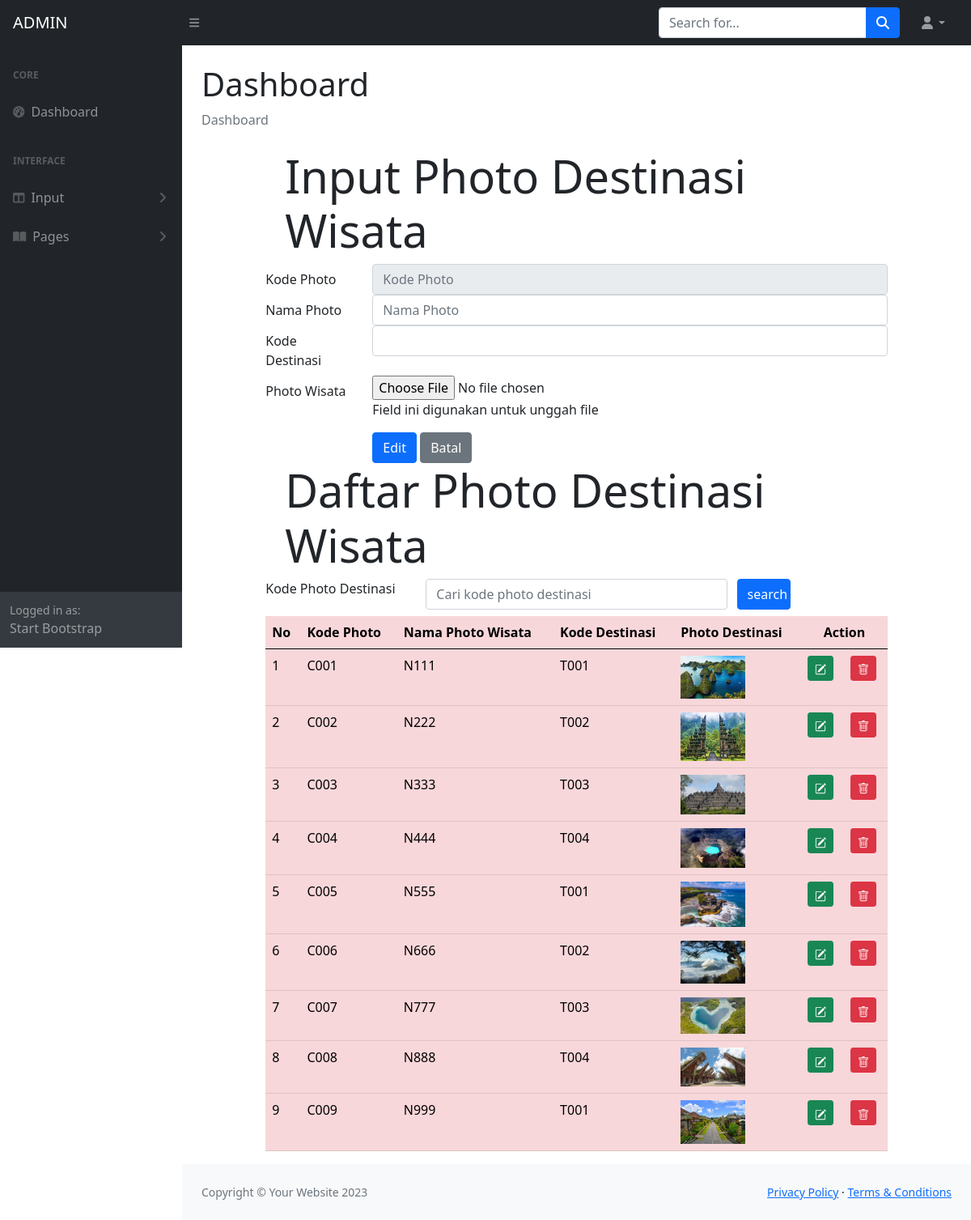
The app's page /WEBDEV2324-A/ADMIN/photodestinasiedit.php with its own data.
### tables this page shows
CREATE TABLE `fotodestinasi` (
  `fotodestinasiKODE` char(4) NOT NULL,
  `fotodestinasiNAMA` char(255) NOT NULL,
  `fotodestinasiFILE` char(255) NOT NULL,
  `destinasiKODE` char(4) NOT NULL
);

### WEBDEV2324-A/ADMIN/photodestinasiedit.php (the view, shortened to what this page needs)
<!DOCTYPE html>
<html lang="en">
<?php include "INCLUDE/head.php"?>
<body class="sb-nav-fixed">
    <?php include "INCLUDE/menunav.php"?>
    <div id="layoutSidenav">
        <?php include "INCLUDE/menu.php"?>
        <div id="layoutSidenav_content">
            <main>
                <div class="container-fluid px-4">
                    <h1 class="mt-4">Dashboard</h1>
                    <ol class="breadcrumb mb-4">
                        <li class="breadcrumb-item active">Dashboard</li>
                    </ol>
<head>
  	<link rel="stylesheet" type="text/css" href="https://cdnjs.cloudflare.com/ajax/libs/select2/4.0.3/css/select2.min.css">
	<link rel="stylesheet" type="text/css" href="css/bootstrap.min.css">
	<link rel="stylesheet" href="https://cdn.jsdelivr.net/npm/bootstrap-icons@1.10.2/font/bootstrap-icons.css">
</head>
<?php
	include "include/config.php";
	$datadestinasi = mysqli_query($connection, "select * from destinasi");
	$inputkode = $_GET['Edit'];
	$editphotodestinasi = mysqli_query($connection, "select * from fotodestinasi where fotodestinasiKODE = '$inputkode'");
	$rowedit = mysqli_fetch_array($editphotodestinasi);
?>
<body>
<div class="row">
<div class="col-sm-1"></div>
<div class="col-sm-10">
	<div class="jumbotron jumbotron-fluid">
		<div class="container">
			<h1 class="display-4">Input Photo Destinasi Wisata</h1>
		</div>
	</div>
	<form method="POST" enctype="multipart/form-data">
		<div class="form-group row">
			<label for="kodefoto" class="col-sm-2 col-form-label">Kode Photo</label>
			<div class="col-sm-10">
				<input type="text" class="form-control" id="kodefoto" name="inputkode" placeholder="Kode Photo" maxlength="4" value="<?php echo $rowedit["fotodestinasiKODE"] ?>" readonly>
			</div>
		</div>
		<div class="form-group row">
			<label for="namafoto" class="col-sm-2 col-form-label">Nama Photo</label>
			<div class="col-sm-10">
				<input type="text" class="form-control" id="namafoto" name="inputnama" placeholder="Nama Photo" value="<?php echo $rowedit["fotodestinasiNAMA"] ?>">
			</div>
		</div>
		<div class="form-group row">
			<label for="namadestinasi" class="col-sm-2 col-form-label">Kode Destinasi</label>
			<div class="col-sm-10">
			<select class="form-control" id="namadestinasi" name="kodedestinasi">
				<?php while($row = mysqli_fetch_array($datadestinasi))
				{ ?>
					<option value="<?php echo $rowedit["destinasiKODE"] ?>">
                    </option>
					<option value="<?php echo $row["destinasiKODE"]?>">
					</option>
				<?php } ?>
			</select>
			</div>
		</div>
		<div class="form-group row">
			<label for="file" class="col-sm-2 col-form-label">Photo Wisata</label>
			<div class="col-sm-10">
				<input type="file" id="file" name="file">
				<p class="help-block">Field ini digunakan untuk unggah file</p>
			</div>
		</div>
		<div class="form-group row">
			<div class="col-sm-2"></div>
			<div class="col-sm-10">
				<input type="submit" name="ubahfoto" class="btn btn-primary" value="Edit">
				<input type="reset" name="Batal" class="btn btn-secondary" value="Batal">
			</div>
		</div>
	</form>
</div>
<div class="col-sm-1"></div>
</div>
<div class="row">
	<div class="col-sm-1"></div>
	<div class="col-sm-10">
		<div class="jumbotron jumbotron-fluid">
			<div class="container">
				<h1 class="display-4">Daftar Photo Destinasi Wisata</h1>
			</div>
		</div>
		<form method="POST">
      <div class="form-group row mb-2">
        <label for="search" class="col-sm-3">Kode Photo Destinasi</label>
        <div class="col-sm-6">
          <input type="text" name="search" class="form-control" id="search" value="<?php if(isset($_POST["search"])) {echo $_POST ["search"];} ?>" placeholder="Cari kode photo destinasi">
        </div>
        <input type="submit" name="kirim" class="col-sm-1 btn btn-primary" value="search">
      </div>
    </form>
	<table class="table table-hover table-danger">
		<thead class="thead-dark">
			<tr>
				<th>No</th>
				<th>Kode Photo</th>
				<th>Nama Photo Wisata</th>
				<th>Kode Destinasi</th>
				<th>Photo Destinasi</th>
				<th colspan="2" style="text-align: center">Action</th>
			</tr>
		</thead>
		<tbody>
			<?php
			if(isset($_POST["kirim"])) {
				$search = $_POST["search"];
				$query = mysqli_query($connection, "select * from fotodestinasi where fotodestinasiKODE like '%".$search."%'");
			}else
				{
					$query = mysqli_query($connection,"select * from fotodestinasi");
				}
			$nomor = 1;
			while ($row = mysqli_fetch_array($query))
			{ ?>
				<tr>
					<td><?php echo $nomor;?></td>
					<td><?php echo $row['fotodestinasiKODE'];?></td>
					<td><?php echo $row['fotodestinasiNAMA'];?></td>
					<td><?php echo $row['destinasiKODE'];?></td>
					<td>
						<?php if(is_file("images/".$row['fotodestinasiFILE']))
						{ ?>
							<img src="images/<?php echo $row['fotodestinasiFILE']?>" width="80">
						<?php } else
							echo "<img src='images/noimage.png' width='80'>"
						?>
					</td>
					<td>
						<a href="photodestinasiedit.php?Edit=<?php echo $row['fotodestinasiKODE']?>" class="btn btn-success btn-sm" title="EDIT">
						</a>
					</td>
					<td>
						<a href="photodestinasihapus.php?hapusfoto=<?php echo $row['fotodestinasiKODE']?>" class="btn btn-danger btn-sm" title="DELETE">
						</a>
					</td>
				</tr>
			<?php $nomor = $nomor + 1;?>
			<?php }	?>
		</tbody>
	</table>
	</div>
	<div class="col-sm-1"></div>
</div>
</body>
                    </div>
                </main>
                <?php include "INCLUDE/footer.php"?>
            </div>
        </div>
    </body>
</html>

### records on screen
fotodestinasi: fotodestinasiKODE "C001", fotodestinasiNAMA "N111", destinasiKODE "T001", fotodestinasiFILE (picture)
fotodestinasi: fotodestinasiKODE "C002", fotodestinasiNAMA "N222", destinasiKODE "T002", fotodestinasiFILE (picture)
fotodestinasi: fotodestinasiKODE "C003", fotodestinasiNAMA "N333", destinasiKODE "T003", fotodestinasiFILE (picture)
fotodestinasi: fotodestinasiKODE "C004", fotodestinasiNAMA "N444", destinasiKODE "T004", fotodestinasiFILE (picture)
fotodestinasi: fotodestinasiKODE "C005", fotodestinasiNAMA "N555", destinasiKODE "T001", fotodestinasiFILE (picture)
fotodestinasi: fotodestinasiKODE "C006", fotodestinasiNAMA "N666", destinasiKODE "T002", fotodestinasiFILE (picture)
fotodestinasi: fotodestinasiKODE "C007", fotodestinasiNAMA "N777", destinasiKODE "T003", fotodestinasiFILE (picture)
fotodestinasi: fotodestinasiKODE "C008", fotodestinasiNAMA "N888", destinasiKODE "T004", fotodestinasiFILE (picture)
fotodestinasi: fotodestinasiKODE "C009", fotodestinasiNAMA "N999", destinasiKODE "T001", fotodestinasiFILE (picture)
